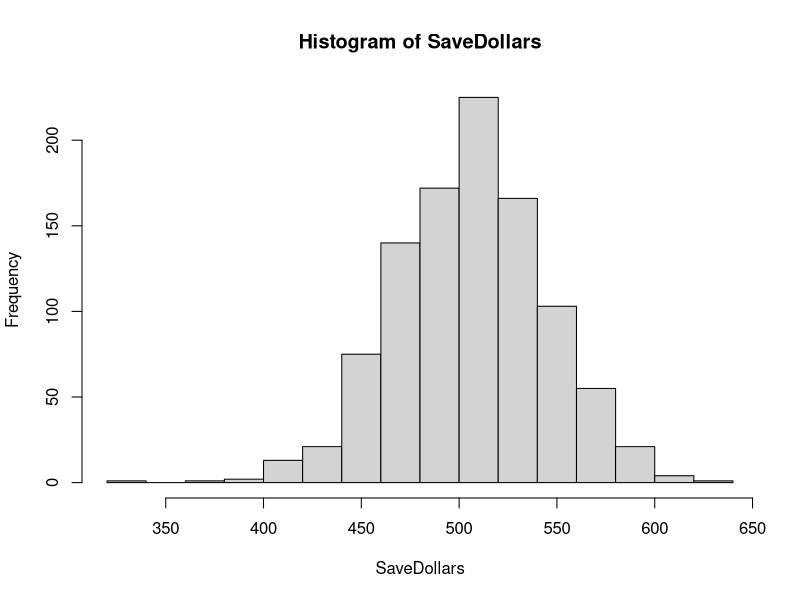
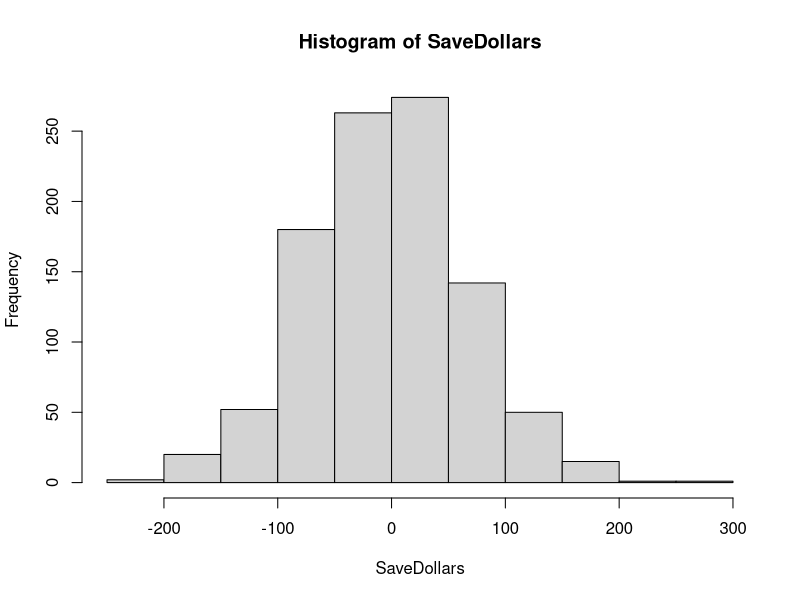
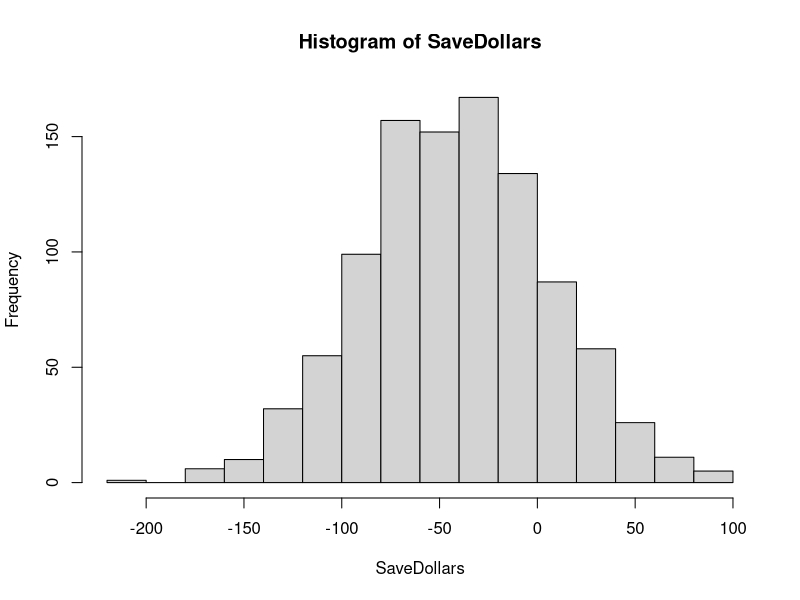

These charts were generated, in order, by the following R code:
## ---- chunk 1
knitr::opts_chunk$set(echo = TRUE)
require(tidyverse)
require(tidyverse)
## ---- chunk 2
Bdays = 1:365
Bsamples = vector("numeric")
TotalDollars = 0
SaveDollars = vector("numeric")

## ---- chunk 3
for (loop in 1:1000) {
  
  TotalDollars = 0
  classsize = 35
  for (i in 1:1137) {
    Bsamples = sample(Bdays,35, replace = TRUE)
    if (length(unique(Bsamples)) == 35) {
      TotalDollars = TotalDollars -2
    } else{
      TotalDollars = TotalDollars +1
    }
  }
  
  SaveDollars[loop] = TotalDollars
}
  
hist(SaveDollars)
var(SaveDollars)
print(paste("average return =",mean(SaveDollars)))

## ---- chunk 4
varSorted = sort(SaveDollars)
LCL = varSorted[25]
UCL = varSorted[975]
print(paste("UCL = ",UCL, "LCL = ",LCL))
## ---- chunk 5
stdevDollars = sd(SaveDollars)
meanDollars = mean(SaveDollars)
CI = c(meanDollars-2*stdevDollars, meanDollars+2*stdevDollars)

print(CI)
## ---- chunk 6
for (loop in 1:1000) {
  
  TotalDollars = 0
  classsize = 35
  for (i in 1:1137) {
    Bsamples = sample(Bdays,35, replace = TRUE)
    if (length(unique(Bsamples)) == 35) {
      TotalDollars = TotalDollars -4.4
    } else{
      TotalDollars = TotalDollars +1
    }
  }
  
  SaveDollars[loop] = TotalDollars
}
  
hist(SaveDollars)
var(SaveDollars)
print(paste("average return =",mean(SaveDollars)))

## ---- chunk 7
for (loop in 1:1000) {
  
  TotalDollars = 0
  classsize = 28
  for (i in 1:1137) {
    Bsamples = sample(Bdays,28, replace = TRUE)
    if (length(unique(Bsamples)) == 28) {
      TotalDollars = TotalDollars -2
    } else{
      TotalDollars = TotalDollars +1
    }
  }
  
  SaveDollars[loop] = TotalDollars
}
  
hist(SaveDollars)
var(SaveDollars)
print(paste("average return =",mean(SaveDollars)))

